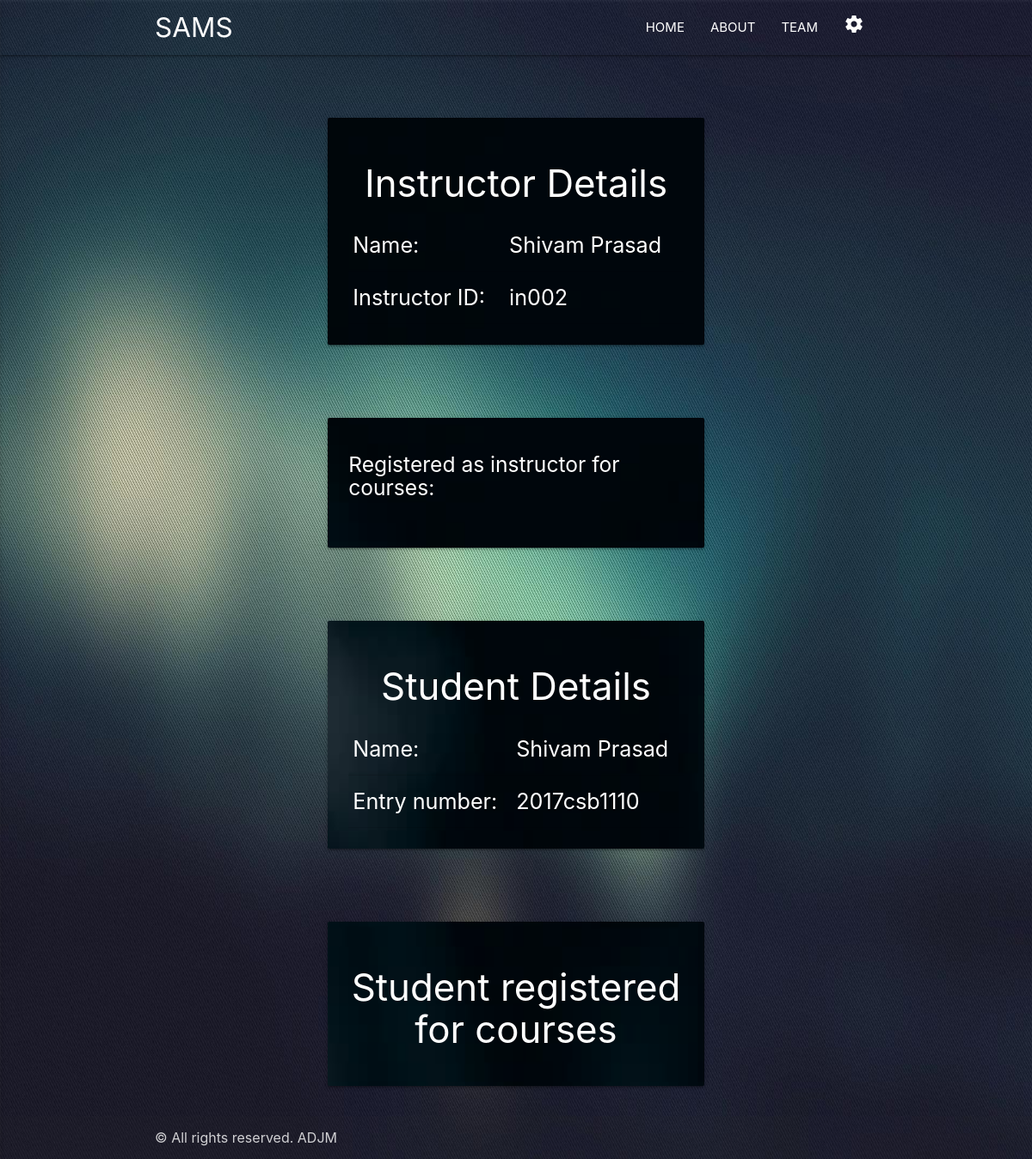
/accounts/profile/ (signed in), run on the app's committed database.
### database_manager/models.py (models this page shows, shortened)
class User(AbstractBaseUser, PermissionsMixin):
    username_validator = UnicodeUsernameValidator()
    first_name = models.CharField(_('first name'), max_length=30, blank=True)
    last_name = models.CharField(_('last name'), max_length=150, blank=True)
    email = models.EmailField(_('email address'), unique=True)
    is_staff = models.BooleanField(
        _('staff status'),
        default=False,
        help_text=_('Designates whether the user can log into this admin site.'),
    )
    is_active = models.BooleanField(
        _('active'),
        default=True,
        help_text=_(
            'Designates whether this user should be treated as active. '
            'Unselect this instead of deleting accounts.'
        ),
    )
    date_joined = models.DateTimeField(_('date joined'), default=timezone.now)
    objects = UserManager()
    EMAIL_FIELD = 'email'
    USERNAME_FIELD = 'email'
    REQUIRED_FIELDS = []
    class Meta:
        verbose_name = _('user')
        verbose_name_plural = _('users')
    def get_full_name(self):
        full_name = '%s %s' % (self.first_name, self.last_name)
        return full_name.strip()

class Instructor(models.Model):
    class_event_coordinator = models.OneToOneField(ClassEventCoordinator, on_delete=models.CASCADE)
    instructor_id = models.CharField(max_length=15, unique=True)

class Student(models.Model):
    user = models.OneToOneField(settings.AUTH_USER_MODEL, on_delete=models.CASCADE)
    entry_number = models.CharField(max_length=15, unique=True)

### registration/views.py (the view)
# urls.py: path('accounts/profile/', views.profile, name='profile'),
def profile(request):
    if request.method == 'POST':
        if 'Add Students-num_students_to_add' in request.POST:
            num_students_to_add_form = NumStudentsToAddForm(request.POST, prefix='Add Students')
            num_instructors_to_add_form = NumInstructorsToAddForm(prefix='Add Instructors')
            num_courses_to_add_form = NumCoursesToAddForm(prefix='Add Courses')
            num_teaching_assistants_to_add_form = NumTeachingAssistantsToAddForm(prefix='Add Teaching Assistants')
            if num_students_to_add_form.is_valid():
                return redirect('add_students', num_students=num_students_to_add_form.cleaned_data['num_students_to_add'], permanent=True)
        elif 'Add Instructors-num_instructors_to_add' in request.POST:
            num_students_to_add_form = NumStudentsToAddForm(prefix='Add Students')
            num_instructors_to_add_form = NumInstructorsToAddForm(request.POST, prefix='Add Instructors')
            num_courses_to_add_form = NumCoursesToAddForm(prefix='Add Courses')
            num_teaching_assistants_to_add_form = NumTeachingAssistantsToAddForm(prefix='Add Teaching Assistants')
            if num_instructors_to_add_form.is_valid():
                return redirect('add_instructors', num_instructors=num_instructors_to_add_form.cleaned_data['num_instructors_to_add'], permanent=True)
        elif 'Add Courses-num_courses_to_add' in request.POST:
            num_students_to_add_form = NumStudentsToAddForm(prefix='Add Students')
            num_instructors_to_add_form = NumInstructorsToAddForm(prefix='Add Instructors')
            num_courses_to_add_form = NumCoursesToAddForm(request.POST, prefix='Add Courses')
            num_teaching_assistants_to_add_form = NumTeachingAssistantsToAddForm(prefix='Add Teaching Assistants')
            if num_courses_to_add_form.is_valid():
                return redirect('add_courses', num_courses=num_courses_to_add_form.cleaned_data['num_courses_to_add'], permanent=True)
        elif 'Add Teaching Assistants-num_teaching_assistants_to_add' in request.POST:
            num_students_to_add_form = NumStudentsToAddForm(prefix='Add Students')
            num_instructors_to_add_form = NumInstructorsToAddForm(prefix='Add Instructors')
            num_courses_to_add_form = NumCoursesToAddForm(prefix='Add Courses')
            num_teaching_assistants_to_add_form = NumTeachingAssistantsToAddForm(request.POST, prefix='Add Teaching Assistants')
            if num_teaching_assistants_to_add_form.is_valid():
                return redirect('add_teaching_assistants', num_teaching_assistants=num_teaching_assistants_to_add_form.cleaned_data['num_teaching_assistants_to_add'], permanent=True)
    else:
        num_students_to_add_form = NumStudentsToAddForm(prefix='Add Students')
        num_instructors_to_add_form = NumInstructorsToAddForm(prefix='Add Instructors')
        num_courses_to_add_form = NumCoursesToAddForm(prefix='Add Courses')
        num_teaching_assistants_to_add_form = NumTeachingAssistantsToAddForm(prefix='Add Teaching Assistants')
    is_admin = hasattr(request.user, 'admin')
    is_student = hasattr(request.user, 'student')
    is_classeventcoordinator = hasattr(request.user, 'classeventcoordinator')
    if is_classeventcoordinator:
        is_instructor = hasattr(request.user.classeventcoordinator, 'instructor')
        is_teachingassistant = hasattr(request.user.classeventcoordinator, 'teachingassistant')
    else:
        is_instructor = False
        is_teachingassistant = False
    if is_student:
        registered_student_for_courses = request.user.student.course_set.all()
    else:
        registered_student_for_courses = Course.objects.none()
    if is_instructor:
        instructor_for_courses = request.user.classeventcoordinator.instructor.course_set.all()
    else:
        instructor_for_courses = Course.objects.none()
    if is_teachingassistant:
        teaching_assistant_for_courses = request.user.classeventcoordinator.teachingassistant.course_set.all()
    else:
        teaching_assistant_for_courses = Course.objects.none()
    context = {
        'is_admin': is_admin,
        'is_student': is_student,
        'is_classeventcoordinator': is_classeventcoordinator,
        'is_instructor': is_instructor,
        'is_teachingassistant': is_teachingassistant,
        'num_students_to_add_form': num_students_to_add_form,
        'num_instructors_to_add_form': num_instructors_to_add_form,
        'num_courses_to_add_form': num_courses_to_add_form,
        'num_teaching_assistants_to_add_form': num_teaching_assistants_to_add_form,
        'registered_student_for_courses': registered_student_for_courses,
        'instructor_for_courses': instructor_for_courses,
        'teaching_assistant_for_courses': teaching_assistant_for_courses
    }
    return render(request, 'profile.html', context)

### registration/templates/profile.html (shortened to what this page needs)
{% extends 'base_generic.html' %} {% load static %} {% load widget_tweaks %} {% block content %}
<br> {% if is_instructor %}
<div>
    <div class="row">
        <div class="col l6 offset-l3 m8 offset-m2 s12">
            <div class="card-panel hoverable back-image-class" style="margin-top: 50px; margin-left: 70px; margin-right: 70px;">
                <div class="card-content white-text">
                    <h3 class="center">Instructor Details</h3>
                    <table class="responsive-table white-text flow-text">
                        <tr>
                            <td>Name:</td>
                            <td> {{ request.user.get_full_name }}</td>
                        </tr>
                        <tr>
                            <td>Instructor ID:</td>
                            <td> {{ request.user.classeventcoordinator.instructor.instructor_id }}</td>
                        </tr>
                    </table>
                </div>
            </div>
        </div>
    </div>
    <div class="row">
        <div class="col l6 offset-l3 m8 offset-m2 s12">
            <div class="card-panel hoverable back-image-class" style="margin-top: 50px; margin-left: 70px; margin-right: 70px;">
                <div class="card-content white-text">
                    <table class="responsive-table">
                        <thead>
                            <h5>Registered as instructor for courses:</h5>
                        </thead>
                    </table>
                    <br>
                </div>
            </div>
        </div>
    </div>
</div>
{% endif %}  {% if is_student %}
<div>
    <div class="row">
        <div class="col l6 offset-l3 m8 offset-m2 s12">
            <div class="card-panel hoverable back-image-class" style="margin-top: 50px; margin-left: 70px; margin-right: 70px;">
                <div class="card-content white-text">
                    <h3 class="center">Student Details</h3>
                    <table class="responsive-table white-text flow-text">
                        <tr>
                            <td>Name:</td>
                            <td> {{ request.user.get_full_name }}</td>
                        </tr>
                        <tr>
                            <td>Entry number:</td>
                            <td> {{ request.user.student.entry_number }}</td>
                        </tr>
                    </table>
                </div>
            </div>
        </div>
    </div>
    <div class="row">
        <div class="col l6 offset-l3 m8 offset-m2 s12">
            <div class="card-panel hoverable back-image-class" style="margin-top: 50px; margin-left: 70px; margin-right: 70px;">
                <div class="card-content white-text">
                    <table class="responsive-table">
                        <thead>
                            <h3 class="center">Student registered for courses</h3>
                        </thead>
                    </table>
                </div>
            </div>
        </div>
    </div>
</div>
{% endif %}  {% endblock %}

### data on the page
User: user.get_full_name "Shivam Prasad", user.classeventcoordinator.instructor.instructor_id "in002", user.student.entry_number "2017csb1110"
